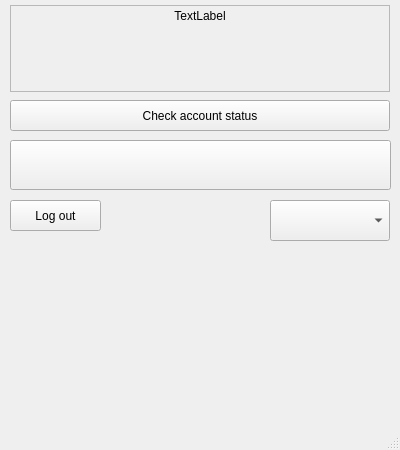
<?xml version="1.0" encoding="UTF-8"?>
<ui version="4.0">
 <class>MainWindow</class>
 <widget class="QMainWindow" name="MainWindow">
  <property name="geometry">
   <rect>
    <x>0</x>
    <y>0</y>
    <width>400</width>
    <height>450</height>
   </rect>
  </property>
  <property name="windowTitle">
   <string>Windscribe VPN</string>
  </property>
  <widget class="QWidget" name="centralwidget">
   <widget class="QLabel" name="informLabel">
    <property name="geometry">
     <rect>
      <x>10</x>
      <y>5</y>
      <width>380</width>
      <height>87</height>
     </rect>
    </property>
    <property name="styleSheet">
     <string notr="true"/>
    </property>
    <property name="frameShape">
     <enum>QFrame::StyledPanel</enum>
    </property>
    <property name="frameShadow">
     <enum>QFrame::Raised</enum>
    </property>
    <property name="text">
     <string>TextLabel</string>
    </property>
    <property name="alignment">
     <set>Qt::AlignHCenter|Qt::AlignTop</set>
    </property>
   </widget>
   <widget class="QPushButton" name="accountStatusButton">
    <property name="geometry">
     <rect>
      <x>10</x>
      <y>100</y>
      <width>380</width>
      <height>31</height>
     </rect>
    </property>
    <property name="text">
     <string>Check account status</string>
    </property>
   </widget>
   <widget class="QPushButton" name="mainButton">
    <property name="geometry">
     <rect>
      <x>10</x>
      <y>140</y>
      <width>381</width>
      <height>50</height>
     </rect>
    </property>
    <property name="autoFillBackground">
     <bool>true</bool>
    </property>
    <property name="styleSheet">
     <string notr="true"/>
    </property>
    <property name="text">
     <string/>
    </property>
   </widget>
   <widget class="QComboBox" name="comboBox">
    <property name="geometry">
     <rect>
      <x>270</x>
      <y>200</y>
      <width>120</width>
      <height>41</height>
     </rect>
    </property>
    <property name="currentText">
     <string/>
    </property>
   </widget>
   <widget class="QPushButton" name="logoutButton">
    <property name="geometry">
     <rect>
      <x>10</x>
      <y>200</y>
      <width>91</width>
      <height>31</height>
     </rect>
    </property>
    <property name="text">
     <string>Log out</string>
    </property>
   </widget>
  </widget>
  <widget class="QMenuBar" name="menubar">
   <property name="geometry">
    <rect>
     <x>0</x>
     <y>0</y>
     <width>400</width>
     <height>22</height>
    </rect>
   </property>
  </widget>
  <widget class="QStatusBar" name="statusbar"/>
  <action name="actionAccountStatus">
   <property name="text">
    <string>checkStat</string>
   </property>
  </action>
  <action name="actionShowLoginDialog">
   <property name="text">
    <string>conDiscon</string>
   </property>
  </action>
  <action name="actionLogout">
   <property name="text">
    <string>Logout</string>
   </property>
  </action>
  <action name="actionConnect">
   <property name="text">
    <string>Connect</string>
   </property>
  </action>
  <action name="actionDisconnect">
   <property name="text">
    <string>Disconnect</string>
   </property>
  </action>
 </widget>
 <resources/>
 <connections>
  <connection>
   <sender>accountStatusButton</sender>
   <signal>clicked()</signal>
   <receiver>actionAccountStatus</receiver>
   <slot>trigger()</slot>
   <hints>
    <hint type="sourcelabel">
     <x>200</x>
     <y>137</y>
    </hint>
    <hint type="destinationlabel">
     <x>-1</x>
     <y>-1</y>
    </hint>
   </hints>
  </connection>
  <connection>
   <sender>mainButton</sender>
   <signal>clicked()</signal>
   <receiver>actionShowLoginDialog</receiver>
   <slot>trigger()</slot>
   <hints>
    <hint type="sourcelabel">
     <x>200</x>
     <y>197</y>
    </hint>
    <hint type="destinationlabel">
     <x>-1</x>
     <y>-1</y>
    </hint>
   </hints>
  </connection>
  <connection>
   <sender>logoutButton</sender>
   <signal>clicked()</signal>
   <receiver>actionLogout</receiver>
   <slot>trigger()</slot>
   <hints>
    <hint type="sourcelabel">
     <x>55</x>
     <y>237</y>
    </hint>
    <hint type="destinationlabel">
     <x>-1</x>
     <y>-1</y>
    </hint>
   </hints>
  </connection>
  <connection>
   <sender>mainButton</sender>
   <signal>clicked()</signal>
   <receiver>actionConnect</receiver>
   <slot>trigger()</slot>
   <hints>
    <hint type="sourcelabel">
     <x>200</x>
     <y>186</y>
    </hint>
    <hint type="destinationlabel">
     <x>-1</x>
     <y>-1</y>
    </hint>
   </hints>
  </connection>
  <connection>
   <sender>mainButton</sender>
   <signal>clicked()</signal>
   <receiver>actionDisconnect</receiver>
   <slot>trigger()</slot>
   <hints>
    <hint type="sourcelabel">
     <x>200</x>
     <y>186</y>
    </hint>
    <hint type="destinationlabel">
     <x>-1</x>
     <y>-1</y>
    </hint>
   </hints>
  </connection>
 </connections>
</ui>
